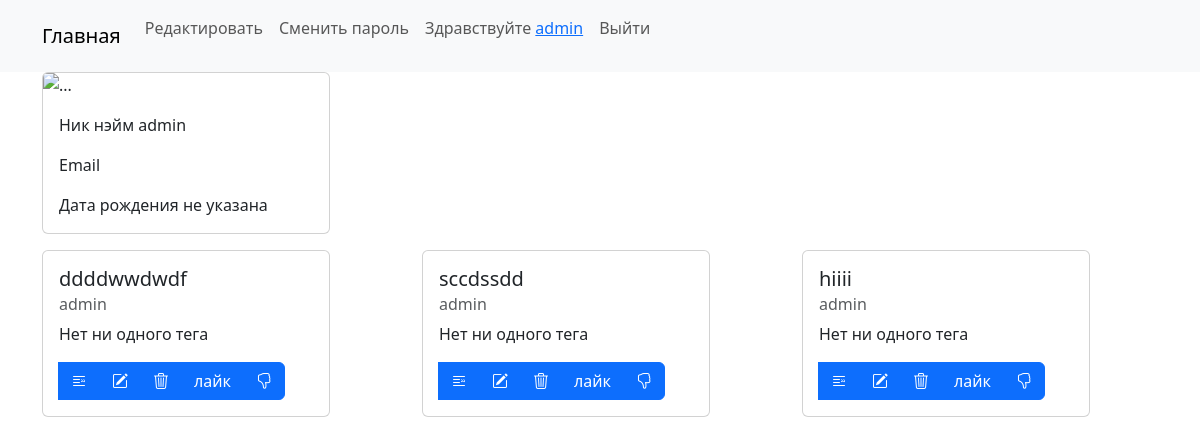
Screenshot of /accounts/1/profile/ (signed in) with the database file from the repository.
### webapp/models/article.py (models this page shows, shortened)
class Article(BaseModel):
    title = models.CharField(max_length=50, null=False, blank=False, verbose_name="Название")
    content = models.TextField(null=False, blank=False, verbose_name="Контент")
    status = models.CharField(max_length=20, choices=statuses, verbose_name="Статус", default=statuses[0][0])
    author = models.ForeignKey(
        get_user_model(),
        related_name="articles",
        on_delete=models.SET_DEFAULT,
        default=1
    )
    tags = models.ManyToManyField(
        "webapp.Tag",
        related_name="articles",
        verbose_name="Теги",
        blank=True,
        through='webapp.ArticleTag',
        through_fields=("article", "tag"),
    )
    likes = models.ManyToManyField(
        get_user_model(),
        related_name="liked_articles",
        blank=True,
        verbose_name="Лайки"
    )
    dislikes = models.ManyToManyField(
        get_user_model(),
        related_name="disliked_articles",
        blank=True,
        verbose_name="Дизлайки"
    )
    def get_absolute_url(self):
        return reverse("webapp:article_detail", kwargs={"pk": self.pk})
    class Meta:
        db_table = "articles"
        verbose_name = "Статья"
        verbose_name_plural = "Статьи"
        permissions = [("change_article_status", "менять статус статье")]

### accounts/views.py (the view)
# urls.py: path('<int:pk>/profile/', ProfileView.as_view(), name='profile'),
class ProfileView(LoginRequiredMixin, DetailView):
    model = User
    template_name = "user_profile.html"
    context_object_name = "user_obj"
    paginate_related_by = 3
    def get_context_data(self, **kwargs):
        articles = self.object.articles.order_by('-created_at')
        paginator = Paginator(articles, self.paginate_related_by)
        page_number = self.request.GET.get('page', 1)
        page = paginator.get_page(page_number)
        kwargs['page_obj'] = page
        kwargs['articles'] = page.object_list
        kwargs['is_paginated'] = page.has_other_pages()
        return super().get_context_data(**kwargs)

### accounts/templates/user_profile.html
{% extends "base.html" %}
{% block links %}
    {% if user_obj == request.user %}
        <li class="nav-item">
            <a class="nav-link" aria-current="page"
               href="{% url 'accounts:profile_change' user_obj.pk %}">Редактировать</a>
        </li>
        <li class="nav-item">
            <a class="nav-link" aria-current="page"
               href="{% url 'accounts:password_change' user_obj.pk %}">Сменить пароль</a>
        </li>
    {% endif %}
{% endblock %}
{% block content %}
    <div class="card" style="width: 18rem;">
        <img src="{{ user_obj.profile.avatar.url }}" class="card-img-top" alt="...">
        <div class="card-body">
            <p class="card-text">Ник нэйм {{ user_obj.username }}</p>
            <p class="card-text">Email {{ user_obj.email }}</p>
            <p class="card-text">Дата рождения {{ user_obj.profile.birth_date|default:'не указана' }}</p>
        </div>
    </div>
    {% include 'partial/articles_list.html' %}
{% endblock %}

### webapp/templates/base.html (shortened to what this page needs)
{% load static %}
<!doctype html>
<html lang="en">
<head>
<link rel="stylesheet" href="https://cdnjs.cloudflare.com/ajax/libs/bootstrap-icons/1.8.1/font/bootstrap-icons.min.css">
    <link rel="stylesheet" href="{% static 'styles/style.css' %}">
    <link href="https://cdn.jsdelivr.net/npm/bootstrap@5.3.3/dist/css/bootstrap.min.css" rel="stylesheet"
>
    <link rel="stylesheet" href="https://cdn.jsdelivr.net/npm/bootstrap-icons@1.10.5/font/bootstrap-icons.css">
</head>
<body>
<nav class="navbar navbar-expand-lg bg-body-tertiary">
    <div class="container">
        <a class="navbar-brand" href="{% url 'webapp:articles' %}">Главная</a>
        <div class="collapse navbar-collapse" id="navbarNav">
            <ul class="navbar-nav">
                {% block links %}{% endblock %}
                {% if not request.user.is_authenticated %}
                    <li class="nav-item">
                        <a class="nav-link active" aria-current="page"
                           href="{% url 'accounts:login' %}?next={{ request.get_full_path }}">Войти</a>
                    </li>
                    <li class="nav-item">
                        <a class="nav-link active" aria-current="page"
                           href="{% url 'accounts:register' %}?next={{ request.get_full_path }}">Регистрация</a>
                    </li>
                {% else %}
                    <li class="nav-item">
                        <p class="nav-link" >Здравствуйте <a href="{% url "accounts:profile" request.user.pk %}">{{ request.user.username }}</a></p>
                    </li>
                    <li class="nav-item">
                        <form action="{% url 'accounts:logout' %}?next={{ request.get_full_path }}" method="post">
                            <button type="submit" class="nav-link">Выйти</button>
                        </form>
                    </li>
                {% endif %}
            </ul>
        </div>
    </div>
</nav>
<div class="container">
    {% block content %}{% endblock %}
</div>
</body>
</html>

### webapp/templates/partial/articles_list.html (shortened to what this page needs)
<div class="row">
    {% for article in articles %}
        <div class="col-12 col-md-6 col-lg-4">
            <div class="card mt-3" style="width: 18rem;">
                <div class="card-body">
                    <h5 class="card-title">{{ article.title }}</h5>
                    <h6 class="card-subtitle mb-2 text-body-secondary">{{ article.author }}</h6>
                    <p class="card-text">
                        {% for tag in article.tags.all %}
                            {{ tag.name }}{% if forloop.last %}. {% else %}, {% endif %}
                            {% empty %}
                            Нет ни одного тега
                        {% endfor %}
                    </p>
                    <div class="btn-group" role="group">
                        <a href="{{ article.get_absolute_url }}" class="btn btn-primary"><i
                                class="bi bi-blockquote-right"></i></a>
                        {% if perms.webapp.change_article or request.user == article.author %}
                            <a href="{% url "webapp:update_article" article.pk %}"
                               class="btn btn-primary"><i class="bi bi-pencil-square"></i></a>
                        {% endif %}
                        {% if perms.webapp.delete_article %}
                            <a href="{% url "webapp:delete_article" article.pk %}" class="btn btn-primary"><i
                                    class="bi bi-trash3"></i></a>
                        {% endif %}
                            <a href="{% url "webapp:article_detail" article.pk %}" class="btn btn-primary" data-js="js" >лайк</a>
                        <button class="btn btn-primary dislike-btn" data-id="{{ article.pk }}">
                            {% if request.user in article.dislikes.all %}
                                <i class="bi bi-hand-thumbs-down-fill" style="color: blue;"></i>
                            {% else %}
                                <i class="bi bi-hand-thumbs-down"></i>
                            {% endif %}
                        </button>
                    </div>
                </div>
            </div>
        </div>
        {% empty %}
        <h2>статьи не найдены</h2>
    {% endfor %}
</div>

### rows the page displays
Article: title "ddddwwdwdf", author "admin"
Article: title "sccdssdd", author "admin"
Article: title "hiiii", author "admin"

### other values shown
{{ request.user.username }} "admin"
{{ user_obj.username }} "admin"
{{ user_obj.profile.birth_date|default:'не указана' }} "не указана"
